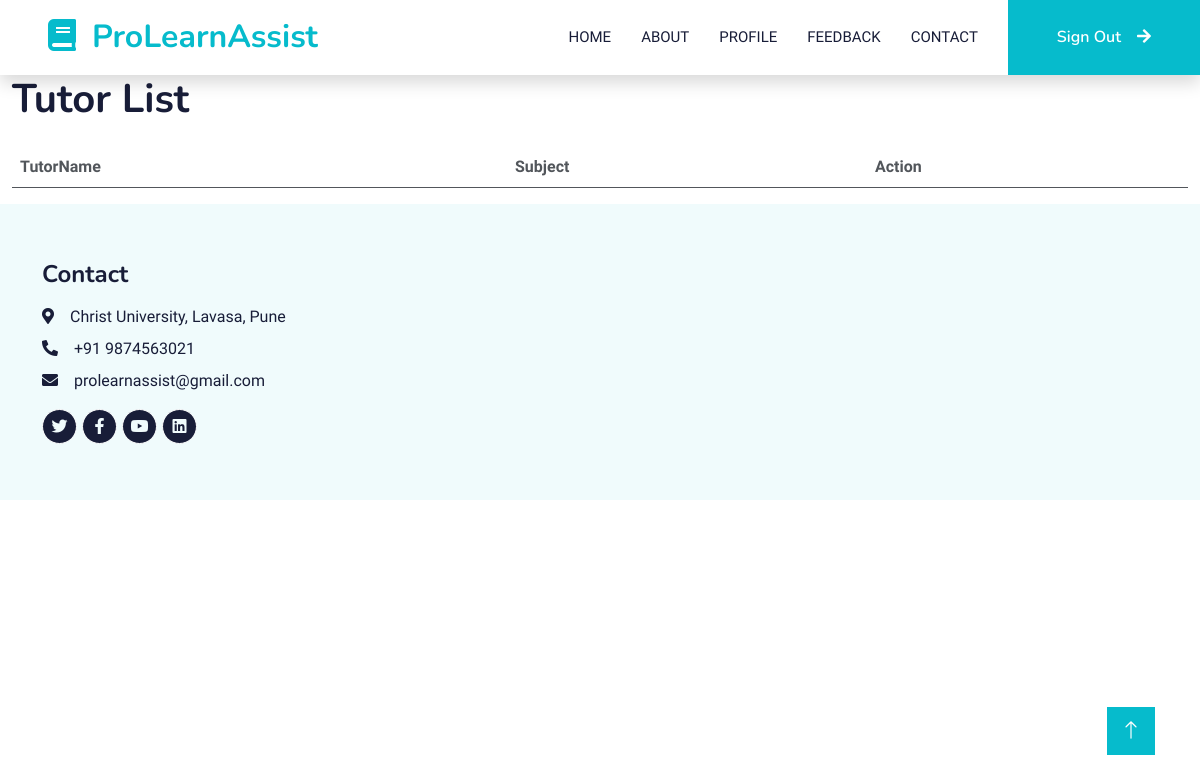
The app's page /lists/DBMS (signed in), older data.
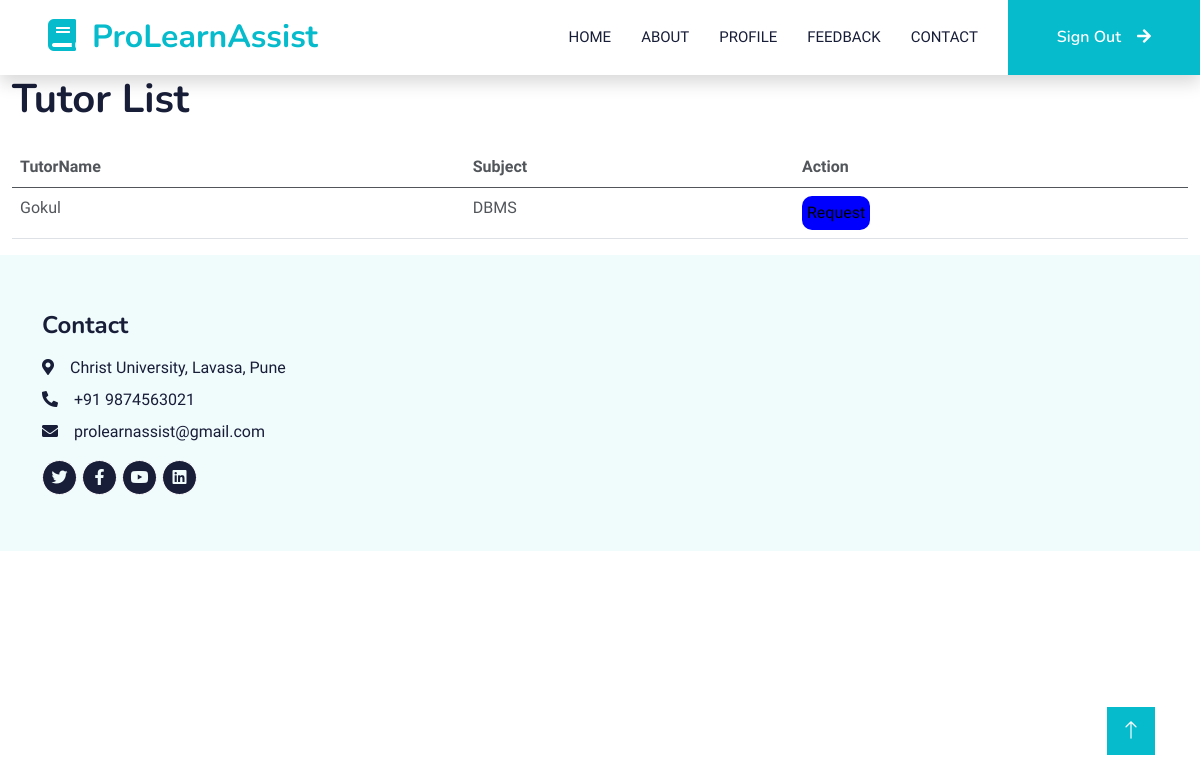
The same page, newer data.
### user/models.py (models this page shows, shortened)
class interests(models.Model):
    user=models.ForeignKey(User,on_delete=models.CASCADE, default=0)
    Subject=models.CharField(max_length=100,null=False)
    Teaching_status = models.IntegerField(default=0)

### user/views.py (the view)
# urls.py: path('lists/<str:sub>',views.lists,name="lists"),
def lists(request,sub):
    tlist=interests.objects.filter(Subject=sub,Teaching_status=2)
    tstatus = teching.objects.filter(teach_to=request.user)
    a = []
    return render(request,"user/main/list.html",{'tlist':tlist,'status':a})

### templates/user/main/list.html
{%extends 'user/base.html'%}
{% block content%}
 <div class="container-fluid">
    <div class="row">
      <div class="col-12">
        <h1 class="mb-4">Tutor List</h1>
        <table class="table">
          <thead>
            <tr>
              <th>TutorName</th>
              <th>Subject</th>
              <th>Action</th>
            </tr>
          </thead>
          <tbody>
            {% for i in tlist  %}
            <tr>
              <td>{{i.user.username}}</td>
              <td>{{i.Subject}}</td>
              <td><button onclick="alert('Are you sure?')" type="submit" style="background-color: blue; padding: 5px; border-radius: 10px; border: none;"><a href="{% url 'change' id=i.user.id sub=i.Subject %}" style="text-decoration: none;color: black;">Request</a></button></td>
            </tr>
            {% endfor %}
          </tbody>
        </table>
      </div>
    </div>
  </div>
{% endblock content%}

Row changes from the older to the newer data that the page shows:
now on this page (row edited): interests: user.username "Gokul", Subject "DBMS"
